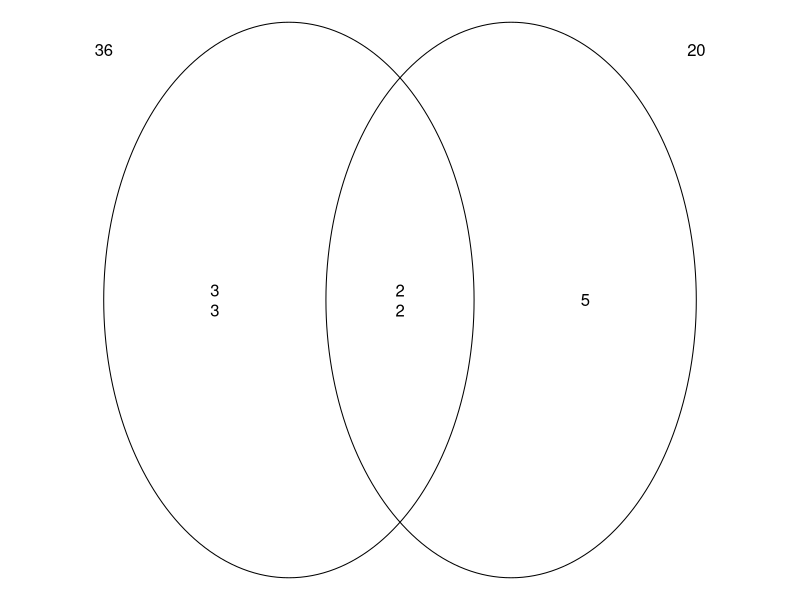

Source code (R):
## ---- chunk 1
gcd2 <- function(a, b) {
  if (b == 0) a else Recall(b, a %% b)
}
gcd <- function(...) Reduce(gcd2, c(...))
while(T){
    primes = c(2,3,5,7,11)
    n1 = sample(3:7,1)
    n2 = sample(3:7,1)
    p1 = sample(primes,n1,T,c(8,5,6,3,3))
    p2 = sample(primes,n2,T,c(8,5,6,3,3))
    c1 = prod(p1)
    c2 = prod(p2)
    gcf = gcd2(c1,c2)
    lcm = c1*c2/gcf
    if(gcf>1 && sum(c1==7)<2 && sum(c1==11)<2 && sum(c2==7)<2 && sum(c2==11)<2 && c1<500 && c2<500 && lcm>max(c(c1,c2)) && !(gcf %in% primes)){break}
}


## ---- chunk 2
vals1 = sort(unique(p1))
cnts1 = numeric()
for(v in vals1){
    cnts1 = c(cnts1,sum(p1==v))
}
ex1 = paste0(vals1,"^{",cnts1,"}",collapse="\\cdot ")

vals2 = sort(unique(p2))
cnts2 = numeric()
for(v in vals2){
    cnts2 = c(cnts2,sum(p2==v))
}
ex2 = paste0(vals2,"^{",cnts2,"}",collapse="\\cdot ")

vals3 = unique(c(p1,p2))
cnts3 = numeric()
p3 = numeric()

Acnt = cnts1
Bcnt = cnts2

for(v in vals3){
    beep = min(c(sum(p1==v),sum(p2==v)))
    cnts3 = c(cnts3,beep)
    p3 = c(p3,rep(v,beep))
    Acnt[vals1==v] = Acnt[vals1==v]-beep
    Bcnt[vals2==v] = Bcnt[vals2==v]-beep
}
ex2 = paste0(vals2,"^{",cnts2,"}",collapse="\\cdot ")

pA = numeric()
pB = numeric()

for(i in vals1){
    pA = c(pA,rep(i,Acnt[vals1==i]))
}

for(i in vals2){
    pB = c(pB,rep(i,Bcnt[vals2==i]))
}

## ---- chunk 3
par(mar=c(0,0,0,0))
plot(0,0,type="n",axes=F,ann=F,xlim=c(0,2),ylim=c(0,1))
th = seq(0,2*pi,pi/100)
lines(0.5*cos(th)+0.7,0.5*sin(th)+0.5)
lines(0.5*cos(th)+1.3,0.5*sin(th)+0.5)
txi = paste0(sort(p3),collapse="\n")
text(1,0.5,txi)
txa = paste0(sort(pA),collapse="\n")
text(0.5,0.5,txa)
txb = paste0(sort(pB),collapse="\n")
text(1.5,0.5,txb)
text(0.2,0.95,c1)
text(1.8,0.95,c2)
